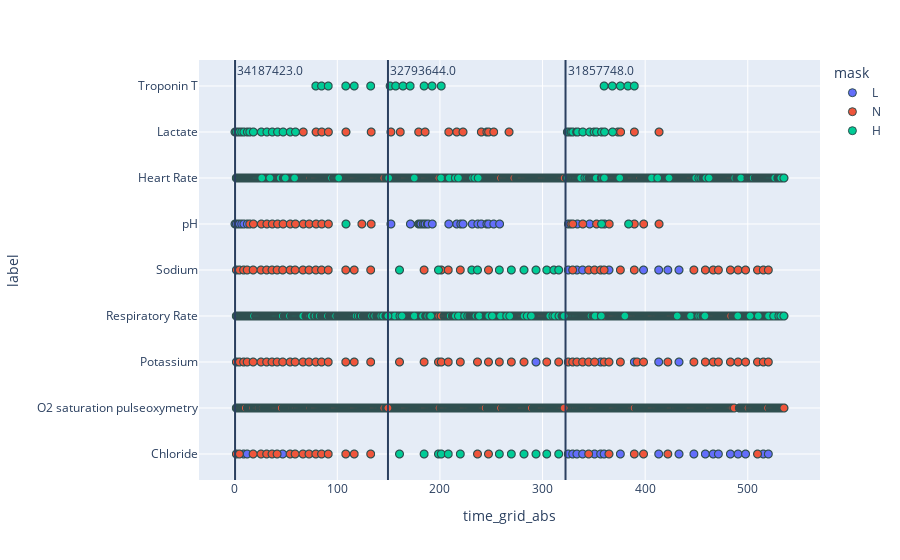

The notebook cell saved with this chart:
### Markdown cell above
## pattern

### Code cell
q= (df_con['type'].isin(['lab','vital'])) #& (df_con['label']=='Lactate')
df = df_con[q].copy()


df["tid"] = df["tid"].astype(str)
df = df.dropna(subset=['mask'])

splits = df.sort_values(by=['tid','time_grid']).groupby('tid')['time_grid_abs'].first().reset_index()


fig = px.scatter(df, x='time_grid_abs', y='label',color='mask')
for index, row in splits.iterrows():
    # print(row['time_grid_abs'])
    # print(row.tid)
    _ = fig.add_vline(x=row['time_grid_abs'], annotation_text = row['tid'])
_=fig.update_traces(marker=dict(size=8,
                              line=dict(width=1,
                                        color='DarkSlateGrey')),
                  selector=dict(mode='markers'))
fig.show()

### Figure 1 — Plotly figure (JSON) as saved in the notebook; plotly's stock layout.template omitted (floating-point values rounded to 4 significant figures; data arrays with more than 128 entries replaced by an {"elided": "..."} marker saying what was removed)
{"data": [{"hovertemplate": "mask=L<br>time_grid_abs=%{x}<br>label=%{y}<extra></extra>", "legendgroup": "L", "marker": {"color": "#636efa", "line": {"color": "DarkSlateGrey", "width": 1}, "size": 8, "symbol": "circle"}, "mode": "markers", "name": "L", "showlegend": true, "type": "scattergl", "x": [325.0, 329.3, 333.5, 339.0, 350.7, 356.6, 360.0, 375.8, 413.2, 433.0, 447.5, 458.6, 466.3, 471.4, 483.1, 490.5, 497.8, 515.1, 520.0, 390.2, 520.2, 356.6, 389.4, 413.2, 433.0, 323.2, 324.2, 325.2, 353.2, 355.3, 359.2, 359.8, 360.2, 361.2, 362.2, 363.2, 383.2, 484.2, 325.0, 333.5, 339.0, 364.7, 398.4, 413.2, 422.1, 433.0, 325.2, 334.0, 345.9, 360.4, 273.0, 149.7, 151.0, 234.0, 237.3, 245.0, 246.2, 246.5, 246.7, 247.5, 247.5, 248.8, 290.0, 293.6, 178.0, 179.0, 180.0, 195.0, 201.5, 202.0, 203.0, 239.3, 239.8, 247.4, 152.3, 171.2, 179.3, 180.5, 181.6, 183.7, 185.2, 185.6, 187.8, 188.5, 192.6, 208.6, 216.4, 220.3, 222.5, 231.5, 236.9, 240.3, 245.7, 247.4, 252.4, 258.2, 8.724, 12.14, 46.77, 11.34, 124.4, 0.3575, 1.741, 3.408, 4.657, 6.824, 8.991, 12.36], "xaxis": "x", "y": ["Chloride", "Chloride", "Chloride", "Chloride", "Chloride", "Chloride", "Chloride", "Chloride", "Chloride", "Chloride", "Chloride", "Chloride", "Chloride", "Chloride", "Chloride", "Chloride", "Chloride", "Chloride", "Chloride", "O2 saturation pulseoxymetry", "O2 saturation pulseoxymetry", "Potassium", "Potassium", "Potassium", "Potassium", "Respiratory Rate", "Respiratory Rate", "Respiratory Rate", "Respiratory Rate", "Respiratory Rate", "Respiratory Rate", "Respiratory Rate", "Respiratory Rate", "Respiratory Rate", "Respiratory Rate", "Respiratory Rate", "Respiratory Rate", "Respiratory Rate", "Sodium", "Sodium", "Sodium", "Sodium", "Sodium", "Sodium", "Sodium", "Sodium", "pH", "pH", "pH", "pH", "Heart Rate", "O2 saturation pulseoxymetry", "O2 saturation pulseoxymetry", "O2 saturation pulseoxymetry", "O2 saturation pulseoxymetry", "O2 saturation pulseoxymetry", "O2 saturation pulseoxymetry", "O2 saturation pulseoxymetry", "O2 saturation pulseoxymetry", "O2 saturation pulseoxymetry", "O2 saturation pulseoxymetry", "O2 saturation pulseoxymetry", "O2 saturation pulseoxymetry", "Potassium", "Respiratory Rate", "Respiratory Rate", "Respiratory Rate", "Respiratory Rate", "Respiratory Rate", "Respiratory Rate", "Respiratory Rate", "Respiratory Rate", "Respiratory Rate", "Respiratory Rate", "pH", "pH", "pH", "pH", "pH", "pH", "pH", "pH", "pH", "pH", "pH", "pH", "pH", "pH", "pH", "pH", "pH", "pH", "pH", "pH", "pH", "pH", "Chloride", "Chloride", "Chloride", "O2 saturation pulseoxymetry", "Respiratory Rate", "pH", "pH", "pH", "pH", "pH", "pH", "pH"], "yaxis": "y"}, {"hovertemplate": "mask=N<br>time_grid_abs=%{x}<br>label=%{y}<extra></extra>", "legendgroup": "N", "marker": {"color": "#EF553B", "line": {"color": "DarkSlateGrey", "width": 1}, "size": 8, "symbol": "circle"}, "mode": "markers", "name": "N", "showlegend": true, "type": "scattergl", "x": {"elided": "1566 float values"}, "xaxis": "x", "y": {"elided": "1566 str values"}, "yaxis": "y"}, {"hovertemplate": "mask=H<br>time_grid_abs=%{x}<br>label=%{y}<extra></extra>", "legendgroup": "H", "marker": {"color": "#00cc96", "line": {"color": "DarkSlateGrey", "width": 1}, "size": 8, "symbol": "circle"}, "mode": "markers", "name": "H", "showlegend": true, "type": "scattergl", "x": {"elided": "459 float values"}, "xaxis": "x", "y": {"elided": "459 str values"}, "yaxis": "y"}], "layout": {"annotations": [{"showarrow": false, "text": "31857748.0", "x": 322.4, "xanchor": "left", "xref": "x", "y": 1, "yanchor": "top", "yref": "y domain"}, {"showarrow": false, "text": "32793644.0", "x": 149.4, "xanchor": "left", "xref": "x", "y": 1, "yanchor": "top", "yref": "y domain"}, {"showarrow": false, "text": "34187423.0", "x": 0.3575, "xanchor": "left", "xref": "x", "y": 1, "yanchor": "top", "yref": "y domain"}], "legend": {"title": {"text": "mask"}, "tracegroupgap": 0}, "margin": {"t": 60}, "shapes": [{"type": "line", "x0": 322.4, "x1": 322.4, "xref": "x", "y0": 0, "y1": 1, "yref": "y domain"}, {"type": "line", "x0": 149.4, "x1": 149.4, "xref": "x", "y0": 0, "y1": 1, "yref": "y domain"}, {"type": "line", "x0": 0.3575, "x1": 0.3575, "xref": "x", "y0": 0, "y1": 1, "yref": "y domain"}], "xaxis": {"anchor": "y", "domain": [0, 1], "title": {"text": "time_grid_abs"}}, "yaxis": {"anchor": "x", "domain": [0, 1], "title": {"text": "label"}}}}
